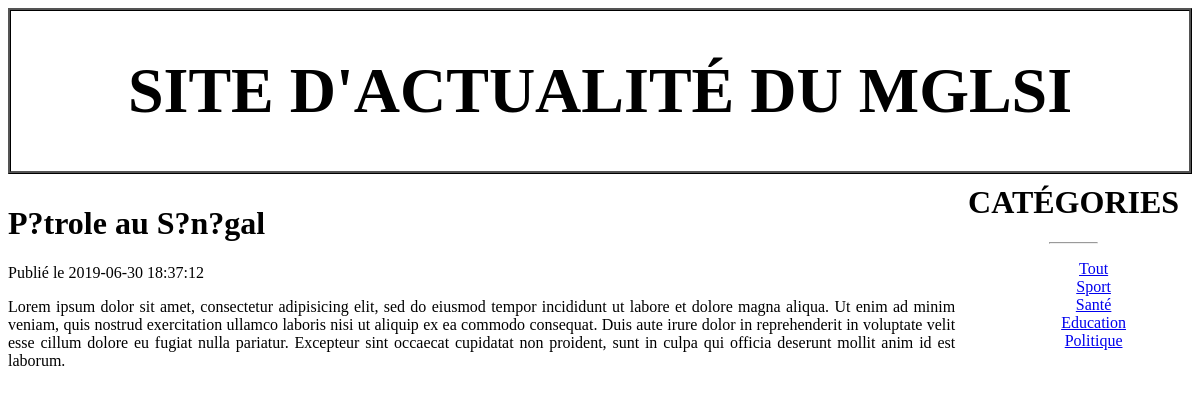
The app's page /index.php?action=article&id=4 with its own data.
### tables this page shows
CREATE TABLE IF NOT EXISTS `article` (
  `id` int(11) NOT NULL AUTO_INCREMENT,
  `titre` varchar(255) DEFAULT NULL,
  `contenu` text,
  `dateCreation` datetime DEFAULT CURRENT_TIMESTAMP,
  `dateModification` datetime DEFAULT CURRENT_TIMESTAMP,
  `categorie` int(11) DEFAULT NULL,
  PRIMARY KEY (`id`),
  KEY `fk_categorie_article` (`categorie`)
);

CREATE TABLE IF NOT EXISTS `categorie` (
  `id` int(11) NOT NULL AUTO_INCREMENT,
  `libelle` varchar(20) DEFAULT NULL,
  PRIMARY KEY (`id`)
);

### controleur/Controller.php (called while the page is built, shortened)
<?php
	require_once 'modele/Article.php';
	require_once 'modele/Categorie.php';
	class Controller
	{
		public function showArticle($id)
		{
			$article = Article::getById($id);
			$categories = Categorie::getList();
			require_once 'vue/article.php';
		}
	}
?>

### modele/Article.php (called while the page is built, shortened)
<?php
	class Article
	{
		public static function getById($id)
		{
			$bdd = ConnexionManager::getInstance();
			$data = $bdd->query('SELECT * FROM Article WHERE id = '.$id);
			$article = $data->fetch(PDO::FETCH_OBJ);
			return $article;
		}
	}
?>

### modele/Categorie.php (called while the page is built, shortened)
<?php
	class Categorie
	{
		public static function getList()
		{
			$bdd = ConnexionManager::getInstance();
			$reponse = $bdd->query('SELECT * FROM Categorie');
			$data = $reponse->fetchAll(PDO::FETCH_CLASS, 'Categorie');
			return $data;
		}
	}
?>

### vue/article.php (the view, shortened to what this page needs)
<!DOCTYPE html>
<html>
<head>
	<link rel="stylesheet" type="text/css" href="assets/css/style.css">
</head>
<body>
	<?php require_once 'inc/entete.php'; ?>
	<?php if (!empty($article)): ?>
		<div id="contenu">
			<h1><?= $article->titre ?></h1>
			<span>Publié le <?= $article->dateCreation ?></span>
			<p><?= $article->contenu ?></p>
		</div>
	<?php else: ?>
		<div class="message">L'article demandé n'existe pas</div>
	<?php endif ?>
	<?php require_once 'inc/menu.php';  ?>
</body>
</html>

### vue/inc/menu.php
<div id="menu">
	<h1>Catégories</h1><hr width="20%">
	<ul>
		<li><a href="index.php">Tout</a></li>
		<?php foreach ($categories as $categorie): ?>
			<li><a href="index.php?action=categorie&id=<?= $categorie->id ?>"><?= $categorie->libelle ?></a></li>
		<?php endforeach ?>
	</ul>
</div>

### assets/css/style.css (style rules this page uses)
#contenu { float: left; width: 80%; text-align: justify; }
#menu { margin-left: 80%; text-align: center; }
#menu li { list-style-type: none; }
#menu h1 { margin-top: 0px; padding-top: 0px; font-family: "AGENCY FB"; text-transform: uppercase; }

### records on screen
article: titre "P?trole au S?n?gal", dateCreation "2019-06-30 18:37:12", contenu "Lorem ipsum dolor sit amet, consectetur adipisicing elit, sed do eiusmod tempor incididunt ut labore et dolore magna aliqua. Ut enim ad minim veniam, quis nostrud exercitation ullamco laboris nisi ut aliquip ex ea commodo consequat. Duis aute irure dolor in reprehenderit in voluptate velit esse cillum dolore eu fugiat nulla pariatur. Excepteur sint occaecat cupidatat non proident, sunt in culpa qui officia deserunt mollit anim id est laborum."
categorie: libelle "Sport"
categorie: libelle "Santé"
categorie: libelle "Education"
categorie: libelle "Politique"
